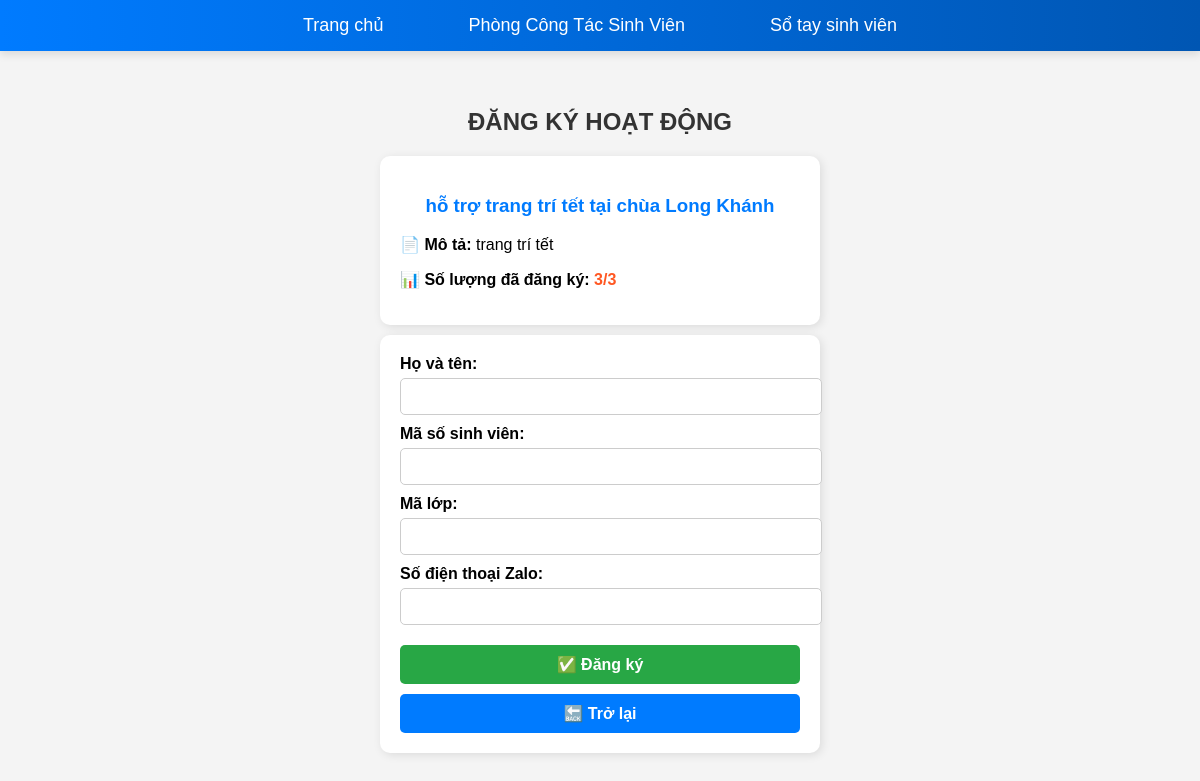
Page /register.php?id=3 on the earlier database version.
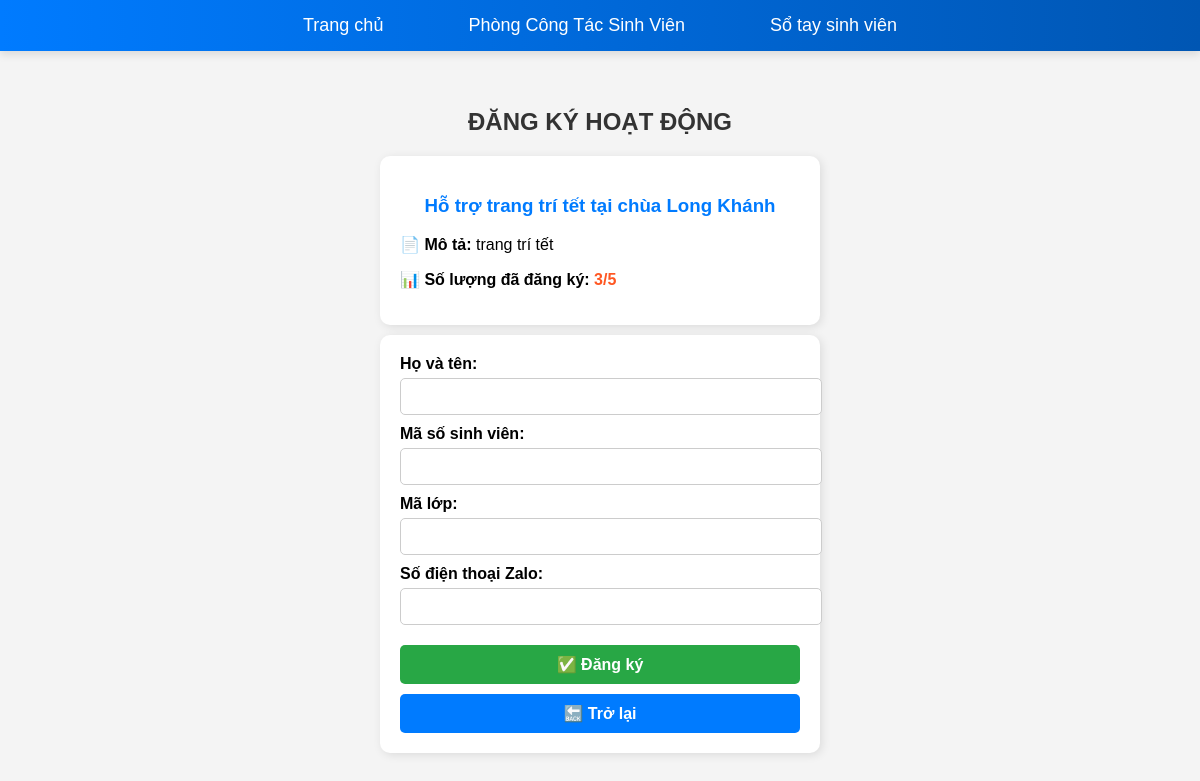
Same page on the later database version.
### tables this page shows
CREATE TABLE `activities` (
  `id` int(11) NOT NULL,
  `name` varchar(255) NOT NULL,
  `description` text NOT NULL,
  `max_slots` int(11) NOT NULL,
  `registered_slots` int(11) DEFAULT 0
);

### register.php (the view, shortened to what this page needs)
<?php
include 'db.php';
include 'include/header.php';
if (isset($_GET['id'])) {
    $activity_id = intval($_GET['id']);
    $sql = "SELECT * FROM activities WHERE id = $activity_id";
    $result = $conn->query($sql);
    if ($result->num_rows > 0) {
        $activity = $result->fetch_assoc();
    } else {
        $activity = null;
    }
} else {
    $activity = null;
}
?>
<!DOCTYPE html>
<html lang="vi">
<head>
</head>
<body style="font-family: Arial, sans-serif; background-color: #f4f4f4; padding: 20px;">
    <div class="tieude" style="text-align: center; color: #333;"><h2>ĐĂNG KÝ HOẠT ĐỘNG</h2></div>
    <div style="max-width: 400px; margin: 0 auto; padding: 20px; background: white; border-radius: 10px; box-shadow: 2px 2px 10px rgba(0,0,0,0.1);">
        <h3 style="color: #007BFF; text-align: center;"><?php echo htmlspecialchars($activity['name']); ?></h3>
        <p><strong>📄 Mô tả:</strong> <?php echo nl2br(htmlspecialchars($activity['description'])); ?></p>
        <p><strong>📊 Số lượng đã đăng ký:</strong> <span style="color: #ff5722; font-weight: bold;">
            <?php echo $activity['registered_slots']; ?>/<?php echo $activity['max_slots']; ?>
        </span></p>
    </div>
    <form method="post"
          style="max-width: 400px; margin: 10px auto; padding: 20px; background: white; border-radius: 10px; box-shadow: 2px 2px 10px rgba(0,0,0,0.1);">
        <label style="font-weight: bold;">Họ và tên:</label>
        <input type="text" name="full_name" required
               style="width: 100%; padding: 10px; margin: 5px 0 10px; border: 1px solid #ccc; border-radius: 5px;">
        <label style="font-weight: bold;">Mã số sinh viên:</label>
        <input type="text" name="student_id" required
               style="width: 100%; padding: 10px; margin: 5px 0 10px; border: 1px solid #ccc; border-radius: 5px;">
        <label style="font-weight: bold;">Mã lớp:</label>
        <input type="text" name="class_id" required
               style="width: 100%; padding: 10px; margin: 5px 0 10px; border: 1px solid #ccc; border-radius: 5px;">
        <label style="font-weight: bold;">Số điện thoại Zalo:</label>
        <input type="text" name="zalo_phone" required
               style="width: 100%; padding: 10px; margin: 5px 0 20px; border: 1px solid #ccc; border-radius: 5px;">
        <button type="submit"
                style="width: 100%; padding: 10px; background: #28a745; color: white; font-size: 16px; font-weight: bold; border: none; border-radius: 5px; cursor: pointer;">
            ✅ Đăng ký
        </button>
        <a href="index.php"
           style="display: block; text-align: center; margin-top: 10px; padding: 10px; background: #007BFF; color: white; text-decoration: none; font-size: 16px; font-weight: bold; border-radius: 5px;">
           🔙 Trở lại
        </a>
    </form>
</body>
</html>

Differences in the rows shown:
changed activities "trang trí tết": name "hỗ trợ trang trí tết tại chùa Long Khánh" → "Hỗ trợ trang trí tết tại chùa Long Khánh"; max_slots "3" → "5"
